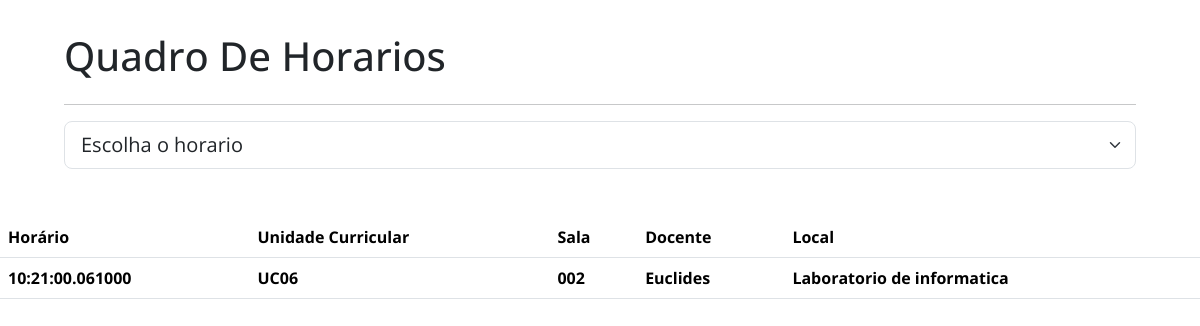
The page /IndexPage/Pages/PaginaQuadroDeHorarios/quadroDeHorarios.php on the database its author committed.
### tables this page shows
CREATE TABLE `quadrodehorarios` (
  `id` int(11) NOT NULL,
  `hentrada` time(6) NOT NULL,
  `UC` varchar(50) NOT NULL,
  `sala` varchar(50) NOT NULL,
  `docente` varchar(50) NOT NULL,
  `local` varchar(50) NOT NULL,
  `hsaida` time(6) NOT NULL
);

### IndexPage/Pages/PaginaQuadroDeHorarios/quadroDeHorarios.php (the view, shortened to what this page needs)
<?php
include_once('../../../php/conexao.php');
?>
<!DOCTYPE html>
<html lang="pt-br">
<head>
    <link rel="stylesheet" href="quadroDeHorarios.css">
    <link rel="stylesheet" href="https://cdnjs.cloudflare.com/ajax/libs/font-awesome/4.7.0/css/font-awesome.min.css">
    <link rel="stylesheet" type="text/css" href="//cdn.jsdelivr.net/npm/slick-carousel@1.8.1/slick/slick.css" />
    <link rel="stylesheet" type="text/css" href="//cdn.jsdelivr.net/npm/slick-carousel@1.8.1/slick/slick-theme.css" />
    <link href="https://cdn.jsdelivr.net/npm/bootstrap@5.3.2/dist/css/bootstrap.min.css" rel="stylesheet"
>
    <link rel="stylesheet" type="text/css" href="//cdn.jsdelivr.net/npm/slick-carousel@1.8.1/slick/slick.css" />
</head>
<body>
    <main>
        <section>
            <header>
                <h1>Quadro De Horarios</h1>
            </header>
            <hr>
            <form action="../../../php/selecionarHorario.php" method="POST" id="horarioForm">
                    <select class="form-select form-select-lg mb-3" onchange="selecionarHorario()"
                        aria-label="Large select example" name="selectHorario id="selectHorario>
                        <option selected value="0">Escolha o horario</option>
                    </select>
                </form>
        </section>
        <table class="table" id="tableHorarios">
            <thead>
                <tr>
                    <th scope="col">Horário</th>
                    <th scope="col">Unidade Curricular</th>
                    <th scope="col">Sala</th>
                    <th scope="col">Docente</th>
                    <th scope="col">Local</th>
                </tr>
            </thead>
            <?php
                    $sql = "SELECT * FROM quadrodehorarios";
                    $result = mysqli_query($conn, $sql);
                    $linha = mysqli_fetch_array($result);
                    echo"
                    <tr>
                        <th class'col'>$linha[1]</th>
                        <th class'col'>$linha[2]</th>
                        <th class'col'>$linha[3]</th>
                        <th class'col'>$linha[4]</th>
                        <th class'col'>$linha[5]</th>
                    </tr>
                    ";
                    ?>
        </table>
    </main>
</body>

### IndexPage/Pages/PaginaQuadroDeHorarios/quadroDeHorarios.css (style rules this page uses)
* { padding: 0; margin: 0; box-sizing: border-box; font-family: 'Open Sans', sans-serif; }
main { width: 100%; }
section { margin: 2em 4em; display: flex; flex-direction: column; justify-content: space-between; }
section > header { display: flex; font-size: 20px; justify-content: space-between; align-items: center; }

### rows shown on the page
quadrodehorarios: hentrada "10:21:00.061000", UC "UC06", sala "002", docente "Euclides", local "Laboratorio de informatica"
